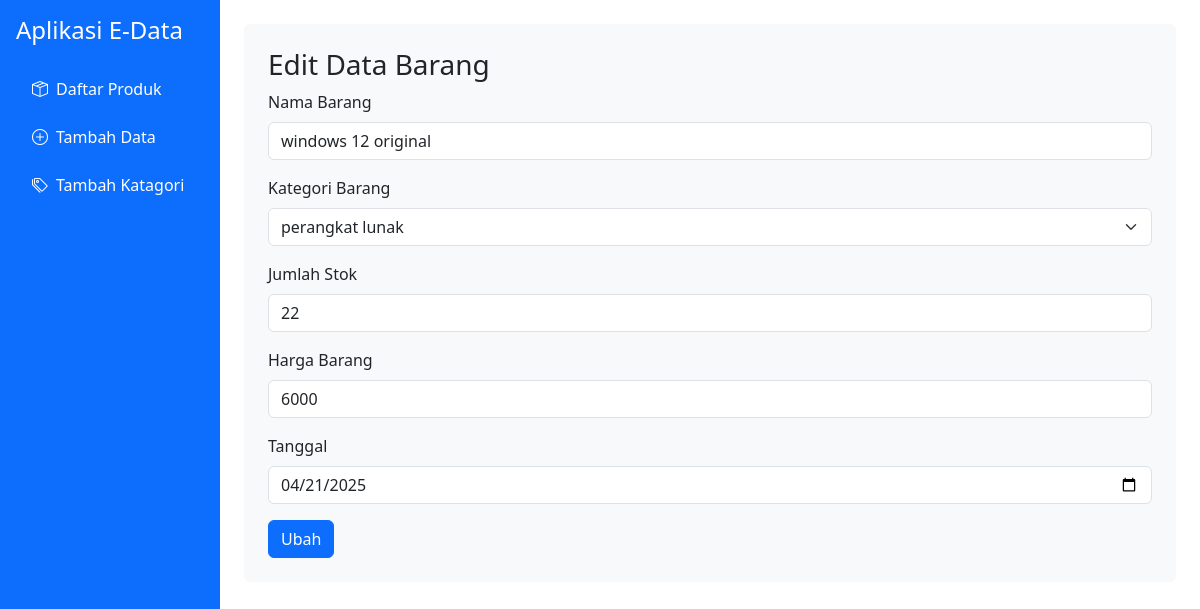
Page /edit.php?op=edit&id=7 on the committed database.
### tables this page shows
CREATE TABLE `tabel_barang` (
  `id` int(55) NOT NULL,
  `nama_barang` varchar(55) NOT NULL,
  `katagori` varchar(55) NOT NULL,
  `jumlah` int(55) NOT NULL,
  `harga` decimal(55,0) NOT NULL,
  `tanggal` date NOT NULL
);

CREATE TABLE `tabel_katagori` (
  `id` int(55) NOT NULL,
  `katagori` varchar(55) NOT NULL
);

### function.php (called while the page is built, shortened)
<?php
function ambil_Id($conn, $id) {
    $sql = "SELECT * FROM tabel_barang WHERE id = '$id'";
    $result = mysqli_query($conn, $sql);
    if ($result) {
        return mysqli_fetch_array($result);
    } else {
        return false;
    }
}
?>

### edit.php (the view, shortened to what this page needs)
<?php
include 'conn.php';
include 'function.php';
$nama_barang = "";
$katagori = "";
$jumlah = "";
$harga = "";
$tanggal = "";
$katagori_list = mysqli_query($conn, "SELECT * FROM tabel_katagori");
$op = $_GET['op'] ?? "";
if ($op == 'edit' && isset($_GET['id'])) {
    $id = $_GET['id'];
    $produk = ambil_id($conn, $id);
    if ($produk) {
        $nama_barang = $produk['nama_barang'];
        $katagori = $produk['katagori'];
        $jumlah = $produk['jumlah'];
        $harga = $produk['harga'];
        $tanggal = $produk['tanggal'];
    } else {
        $error = "Data tidak ditemukan!";
    }
}
?>
<!DOCTYPE html>
<html lang="id">
<head>
    <link href="https://cdn.jsdelivr.net/npm/bootstrap@5.3.2/dist/css/bootstrap.min.css" rel="stylesheet">
    <link href="https://cdn.jsdelivr.net/npm/bootstrap-icons@1.10.5/font/bootstrap-icons.css" rel="stylesheet">
</head>
<body>
    <div class="d-flex">
        <div class="bg-primary text-white p-3 vh-100 position-fixed no-print" style="width: 220px;">
            <h4 class="mb-4">Aplikasi E-Data</h4>
            <ul class="nav flex-column">
                <li class="nav-item mb-2">
                    <a class="nav-link text-white d-flex align-items-center <?php echo basename($_SERVER['PHP_SELF']) == 'index.php' ? 'active fw-bold' : ''; ?>" href="index.php">
                        <i class="bi bi-box-seam me-2"></i> Daftar Produk
                    </a>
                </li>
                <li class="nav-item mb-2">
                    <a class="nav-link text-white d-flex align-items-center <?php echo basename($_SERVER['PHP_SELF']) == 'tambah.php' ? 'active fw-bold' : ''; ?>" href="tambah.php">
                        <i class="bi bi-plus-circle me-2"></i> Tambah Data
                    </a>
                </li>
                <li class="nav-item mb-2">
                    <a class="nav-link text-white d-flex align-items-center <?php echo basename($_SERVER['PHP_SELF']) == 'katagori.php' ? 'active fw-bold' : ''; ?>" href="katagori.php">
                        <i class="bi bi-tags me-2"></i> Tambah Katagori
                    </a>
                </li>
            </ul>
        </div>
        <div class="flex-grow-1" style="margin-left: 220px;">
            <div class="container-fluid pt-4 px-4">
                <div class="bg-light rounded p-4">
                    <h3>Edit Data Barang</h3>
                    <form action="" method="POST">
                        <div class="mb-3">
                            <label for="nama_barang" class="form-label">Nama Barang</label>
                            <input type="text" class="form-control" id="nama_barang" name="nama_barang"
                                value="<?php echo htmlspecialchars($nama_barang); ?>" required>
                        </div>
                        <div class="mb-3">
                            <label for="katagori" class="form-label">Kategori Barang</label>
                            <select class="form-select" id="katagori" name="katagori" required>
                                <?php while ($row = mysqli_fetch_assoc($katagori_list)) : ?>
                                    <option value="<?php echo htmlspecialchars($row['katagori']); ?>"
                                        <?php echo $katagori == $row['katagori'] ? 'selected' : ''; ?>>
                                        <?php echo htmlspecialchars($row['katagori']); ?>
                                    </option>
                                <?php endwhile; ?>
                            </select>
                        </div>
                        <div class="mb-3">
                            <label for="jumlah" class="form-label">Jumlah Stok</label>
                            <input type="number" class="form-control" id="jumlah" name="jumlah"
                                value="<?php echo htmlspecialchars($jumlah); ?>" required>
                        </div>
                        <div class="mb-3">
                            <label for="harga" class="form-label">Harga Barang</label>
                            <input type="number" class="form-control" id="harga" name="harga"
                                value="<?php echo htmlspecialchars($harga); ?>" required>
                        </div>
                        <div class="mb-3">
                            <label for="tanggal" class="form-label">Tanggal</label>
                            <input type="date" class="form-control" id="tanggal" name="tanggal"
                                value="<?php echo htmlspecialchars($tanggal); ?>" required>
                        </div>
                        <button type="submit" name="update" class="btn btn-primary">Ubah</button>
                    </form>
                </div>
            </div>
        </div>
    </div>
</body>
</html>

### edit.php (style rules this page uses)
body { overflow-x: hidden; }

### rows in the picture
tabel_barang: nama_barang "windows 12 original", katagori "perangkat lunak", jumlah "22", harga "6000", tanggal "04/21/2025"
